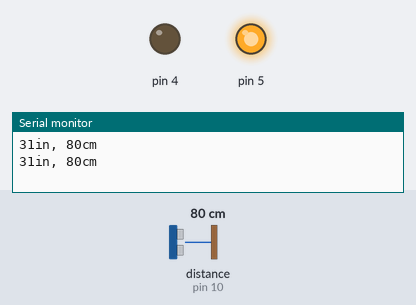
Recording of a sketch running on a simulated Arduino Uno, built with avr-gcc and run on an emulated ATmega328P. Parts: output pins drawn as LEDs (lit = HIGH), the last lines printed to the serial monitor. Wiring (inferred from the names in the program): ultrasonic range finder: trigger pin 9; echo pin 10. Inputs (shaded band) come from the test bench; at power-on: distance to the obstacle (sensor on pin 10) 80 cm. The echo pulse lasts 58.3 µs per cm; pins used as bus, display or sensor lines are not drawn.

Above: at 3.9 s.
4.0 s: distance to the obstacle (sensor on pin 10) set to 252 cm
8.0 s: distance to the obstacle (sensor on pin 10) set to 258 cm
At 9.8 s:
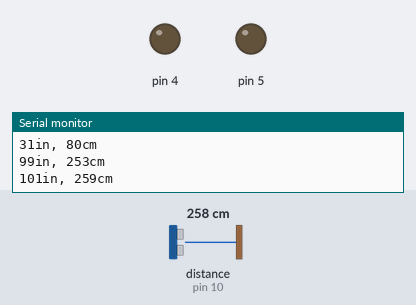
12.0 s: distance to the obstacle (sensor on pin 10) set to 2 cm
At 13.4 s:
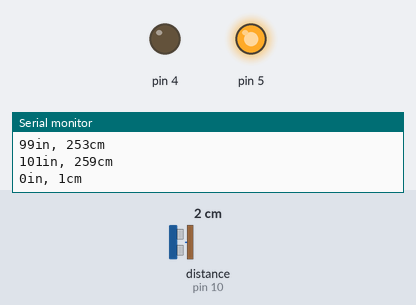
16.0 s: distance to the obstacle (sensor on pin 10) set to 299 cm
At 20.1 s:
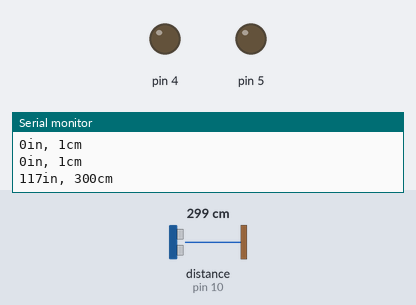
Timing chart, 0 to 21.2 s (numbered marks = the images above; inputs shaded):
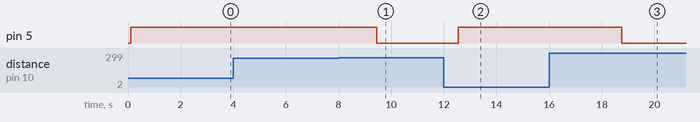

Measured:
- the behaviour switches between 254 and 255 cm on distance to the obstacle (sensor on pin 10) (found by bisection; images 0 and 1)
- after the input at 8.0 s, pin 5: HIGH → LOW after 1.4 s
- after the input at 12.0 s, pin 5: LOW → HIGH after 0.54 s
- after the input at 16.0 s, pin 5: HIGH → LOW after 2.8 s

The sketch:

ultrasonic_motor.ino
```cpp
const int echoPin = 10; // Echo Pin of Ultrasonic Sensor
const int pingPin = 9; // Trigger Pin of Ultrasonic Sensor
long microsecondsToInches(long microseconds) // method to covert microsec to inches
{
 return microseconds / 74 / 2;
}

long microsecondsToCentimeters(long microseconds) // method to covert microsec to centimeters
{
   return microseconds / 29 / 2;
}


void setup() {
  Serial.begin(9600); // Starting Serial Communication
  pinMode(pingPin, OUTPUT); // initialising pin 10 as output
  pinMode(echoPin, INPUT); // initialising pin 9 as input
  pinMode(5,OUTPUT);
  pinMode(4,OUTPUT);
}

void loop()
  {
  long duration, inches, cm;

  digitalWrite(pingPin, LOW);
  delayMicroseconds(2);

  digitalWrite(pingPin, HIGH);
  delayMicroseconds(10);

  digitalWrite(pingPin, LOW);


  duration = pulseIn(echoPin, HIGH); // using pulsin function to determine total time
  inches = microsecondsToInches(duration); // calling method
  cm = microsecondsToCentimeters(duration); // calling method

  Serial.print(inches);
  Serial.print("in, ");
  Serial.print(cm);
  Serial.print("cm");
  Serial.println();
  delay(100);
  if (inches<100)
  {
    digitalWrite(5,HIGH);
    digitalWrite(4,LOW);
    delay(3000);
    }
 else
 {
    digitalWrite(5,LOW);
    digitalWrite(4,LOW);
    delay(3000);

  }

}
```
